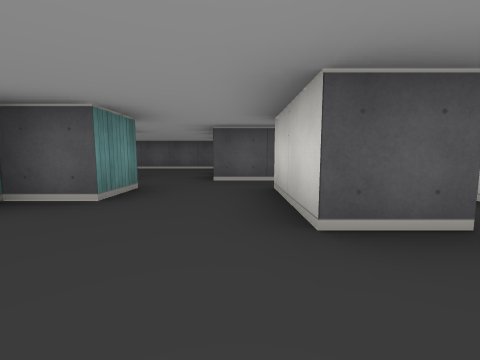
view 1 (above)

12 first-person views from a walk through a cub3D maze. The camera is about half as high as the walls, tilts 6° down and sees 90° across. The floor is counted in squares. Each view is taken from the middle of a square. On the plan, view 1 faces up. The plan holds only what a view shows up to about 9 squares ahead; the rest is blank.

view 2
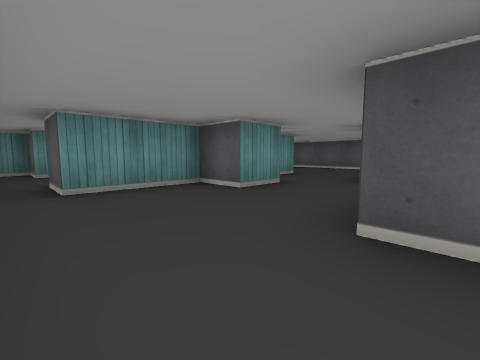

view 3
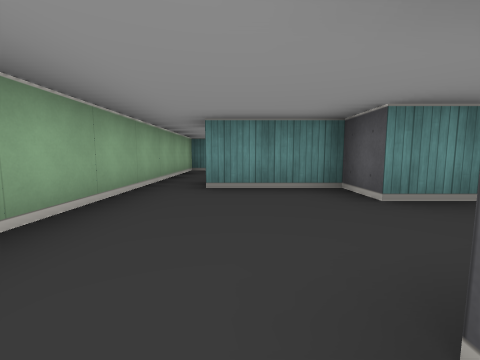

view 4
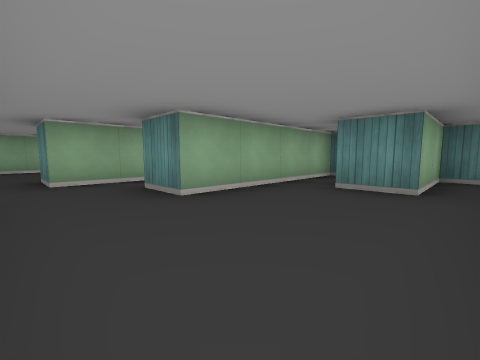

view 5
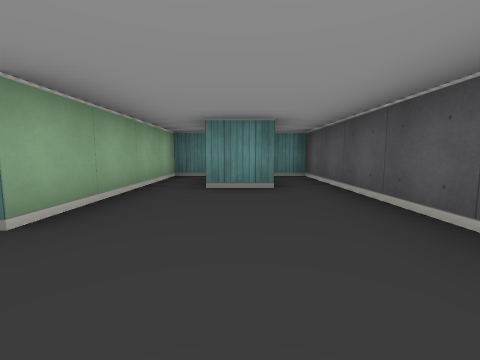

view 6
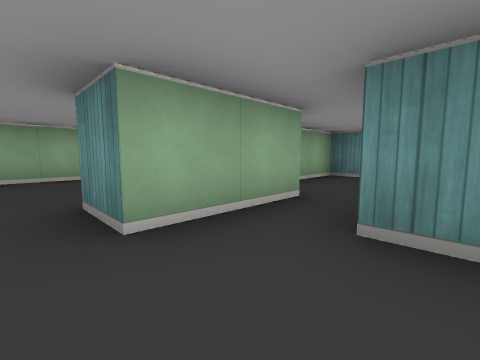

view 7
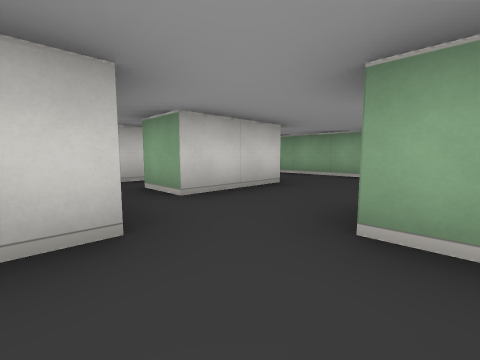

view 8
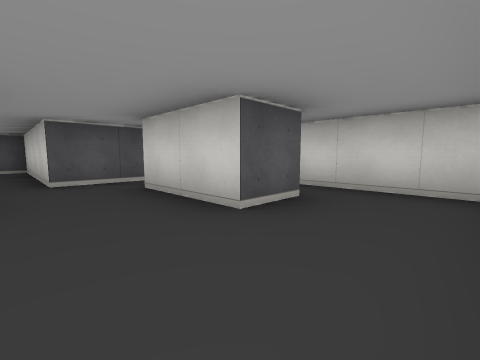

view 9
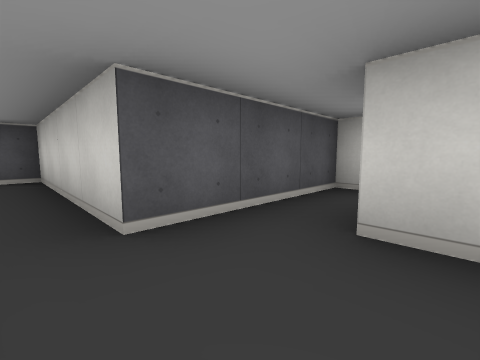

view 10
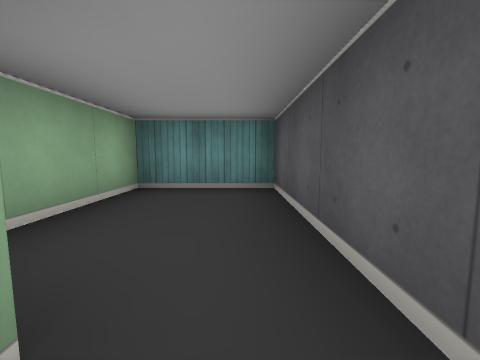

view 11
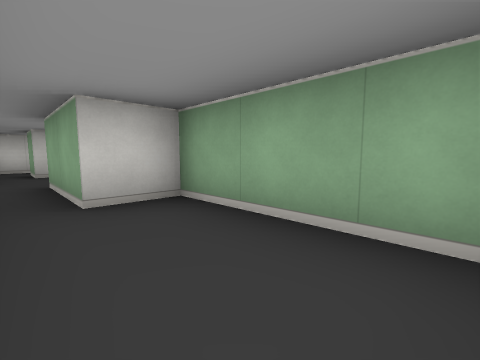

view 12
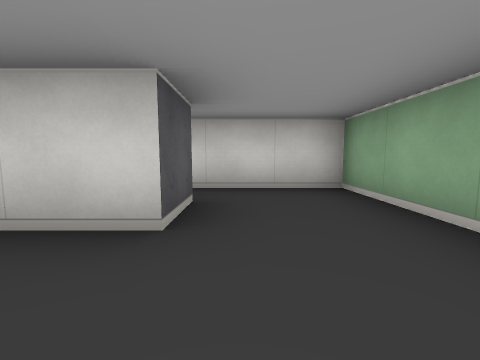

### Floor plan
Ten units are one square. View 1 is at (0, 0); x grows to the right and y downward. Boxes are objects, and circles mark ways between rooms. Rooms are numbered by the first view taken in them; rooms with no view inside come last. Other rooms are left out.
<svg viewBox="-70 -90 100 100">
<path fill="none" stroke="#000" d="M5 -15 5 -35 15 -35M-35 -35 -15 -35 -15 -25 -25 -25 -25 -5 -35 -5M-35 5 5 5M15 -45 -5 -45 -5 -55M-25 -55 -25 -45M16 -15 5 -15M5 5 25 5 25 -35M-5 -55 -5 -85 -65 -85 -65 -75 -45 -75 -45 -65M-65 -62 -65 -55 -25 -55M-34 -45 -65 -45 -65 -25 -35 -25 -35 -35M-55 -5 -65 -5 -65 5 -35 5M25 -35 25 -45 15 -45"/>
<circle cx="10" cy="-5" r="3" fill="#2a7"/>
<circle cx="-15" cy="-50" r="3" fill="#2a7"/>
<circle cx="-30" cy="-40" r="3" fill="#2a7"/>
<circle cx="-40" cy="0" r="3" fill="#2a7"/>
<circle cx="10" cy="-40" r="3" fill="#2a7"/>
<circle cx="20" cy="-25" r="3" fill="#2a7"/>
<text x="-10" y="-20">1</text>
<text x="20" y="-10">2</text>
<text x="-30" y="-70">3</text>
<text x="-50" y="-40">4</text>
<text x="-50" y="0">5</text>
<text x="20" y="-40">6</text>
</svg>
Room 1 opens to room 2. Room 1 opens to room 3. Room 1 opens to room 4. Room 1 opens to room 5. Room 1 opens to room 6. Room 2 opens to room 6.

Where each view was taken, in squares from view 1:
view 1: 0 up, 0 right, facing up
view 2: 0 up, 1 right, facing up-left
view 3: 1 up, 1 right, facing left
view 4: 8 up, 1 left, facing down-left
view 5: 7 up, 1 left, facing left
view 6: 5 up, 1 left, facing down-left
view 7: 5 up, 2 left, facing down-right
view 8: 0 up, 1 left, facing up-right
view 9: 3 up, 1 left, facing up-right
view 10: 4 up, 3 left, facing left
view 11: 4 up, 6 left, facing down-right
view 12: 1 up, 1 left, facing right
